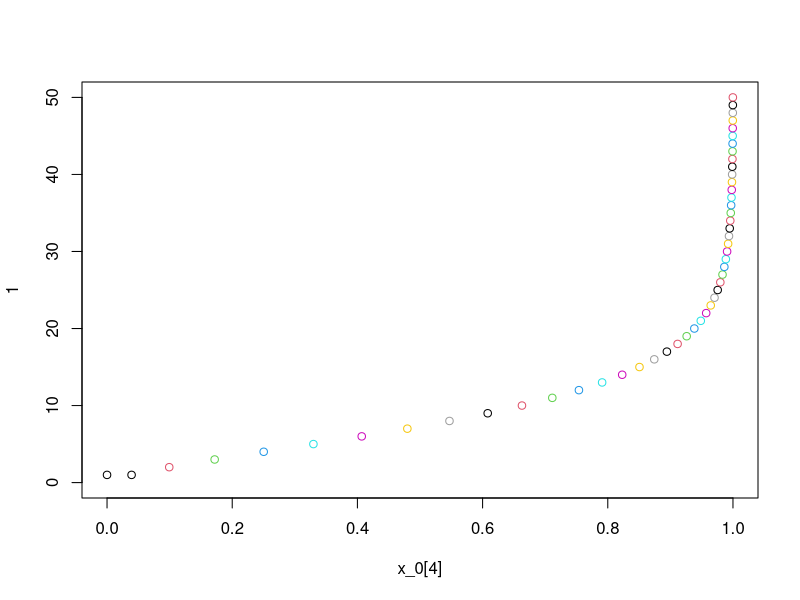

R code for this plot:
#Markov Chain
# See too multiple classifications> age+health
t=t(matrix(c(.8, .13, .05,
              0, .8 , .1 ,
              0,  0 , .6), 3, 3, byrow = T))
d=1-colSums(t)
#cardinales
dim(t);length(d)
#there are no immortal stages in the life cycle
#column-stochastic
P=cbind(rbind(t,d),c(0,0,0,1))


#reach the state “dead” from every state t guarantees that the dominant eigenvalue of t is strictly less than 1
#thus lim t→∞ Tt = 0
t^10000
eigen(t)

#proy
x_0=c(.91,.05,.04,0)
x_t=x_0
plot(x = x_0[4], y=1 , ylim = c(0,50) , xlim = c(0,1))
for (i in 1:50){
  #i=2
  x_t=P%*%x_t
  points(y = i, x = x_t[4], col = i)
}

#fundamental matrix
E_v=solve(diag(1,3)-t)
#expected time to absortion
colSums(E_v)
#variance of time to absortion
Var_v=(2*diag(diag(E_v),3,3)-diag(1,3,3))%*%E_v-E_v*E_v
#coef variation
Var_v^.5/E_v
